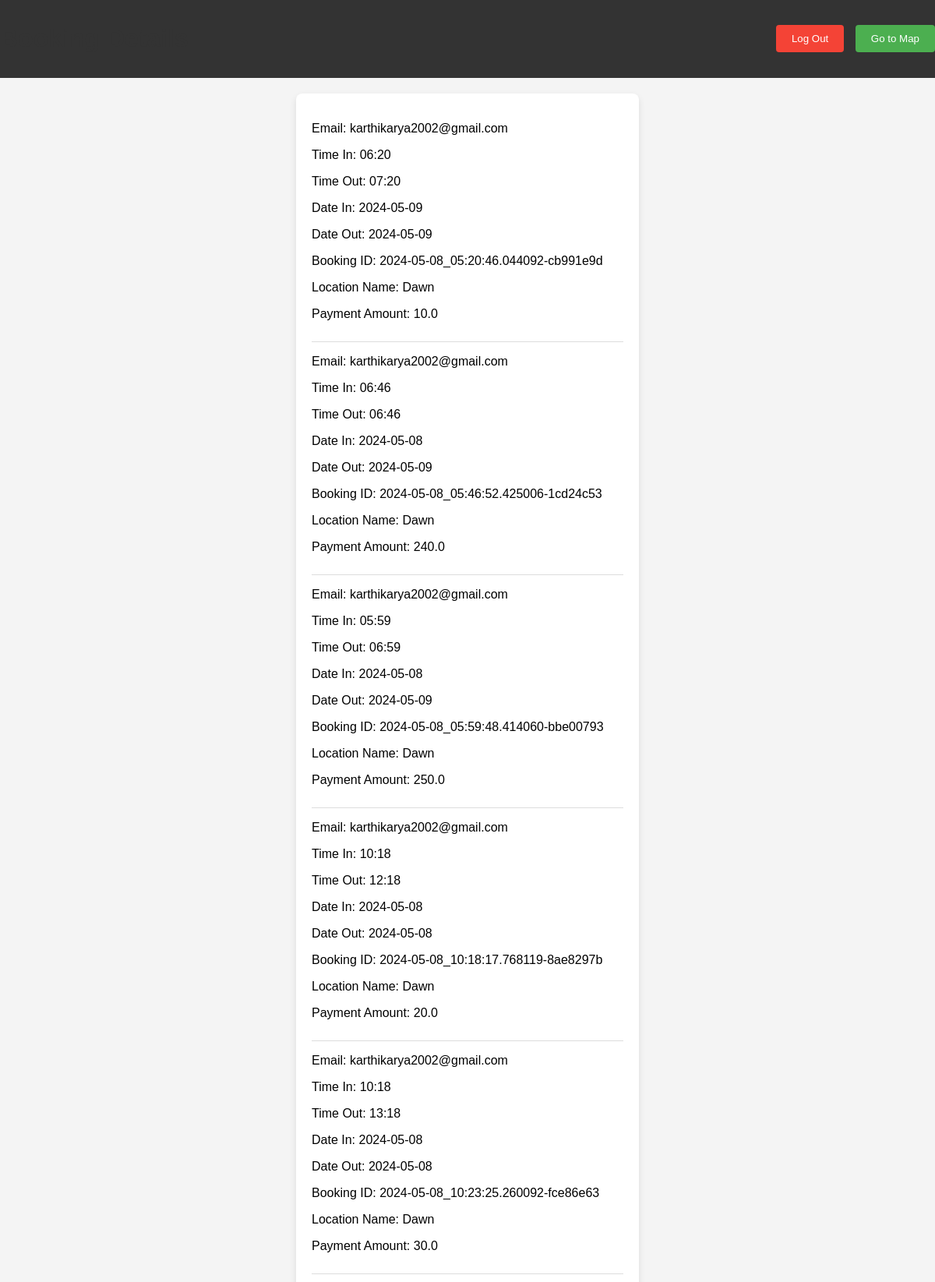
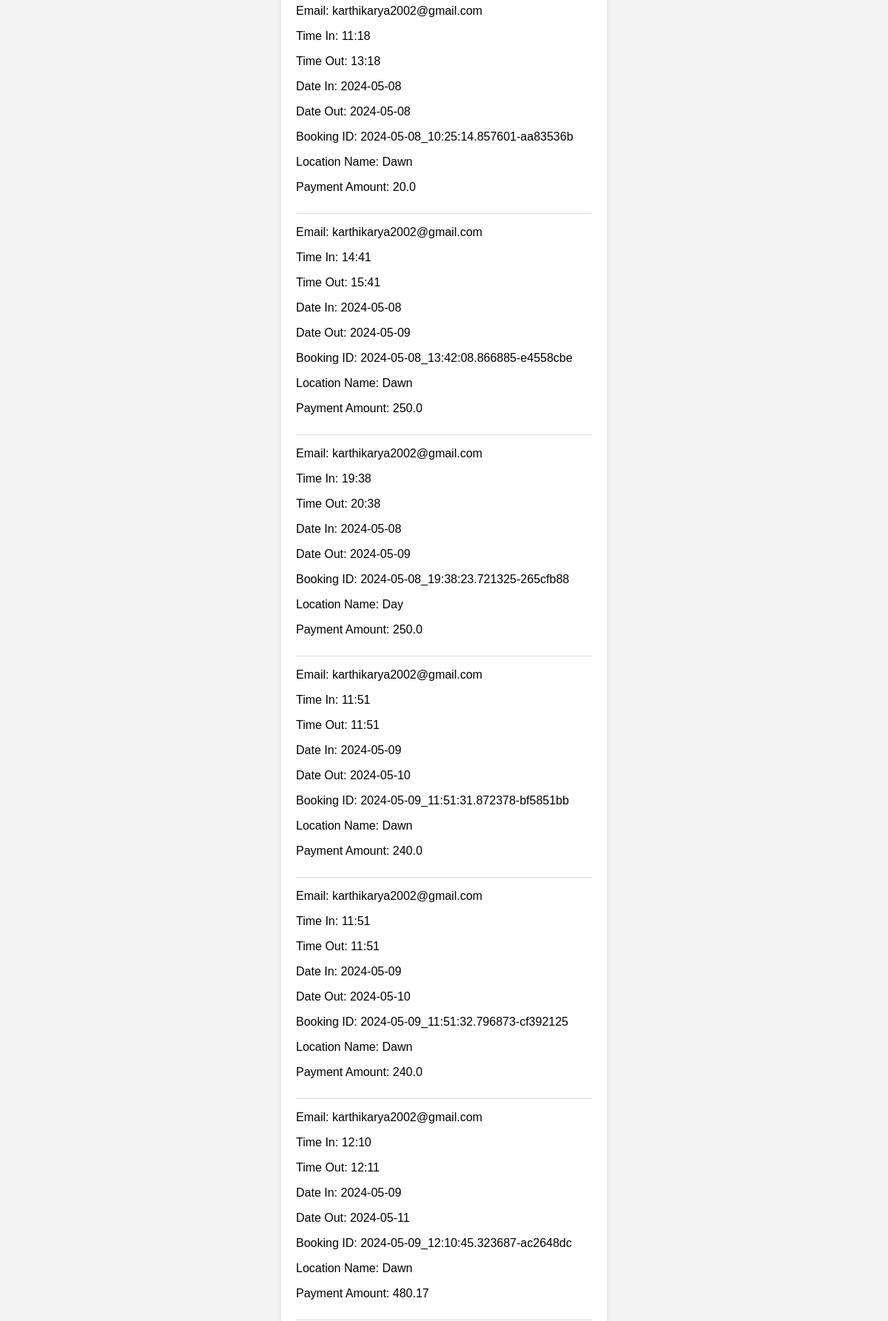
Screenshot of /booking_details (upper part) with the database file from the repository (2 pictures, top to bottom).
### tables this page shows
CREATE TABLE booking (
    booking_id TEXT PRIMARY KEY,
    email TEXT NOT NULL,
    time_in TIME NOT NULL,
    time_out TIME NOT NULL,
    date_in DATE NOT NULL,
    date_out DATE NOT NULL,
    manager TEXT,
    location_name TEXT NOT NULL,
    currency TEXT NOT NULL,
    payment_amount REAL NOT NULL,
    status TEXT NOT NULL DEFAULT 'pending'
);

### app.py (the view)
@app.route('/booking_details')
def booking_details():
    db = sqlite3.connect(app.config['DATABASE'])
    cursor = db.cursor()
    cursor.execute("SELECT * FROM booking")
    bookings = cursor.fetchall()
    db.close()
    return render_template('administrator dashboard.html', bookings=bookings)

### templates/administrator dashboard.html (shortened to what this page needs)
<!DOCTYPE html>
<html lang="en">
<head>
</head>
<body>
    <div class="navbar">
        <h1>Booking Details</h1>
        <div>
            <button class="logout-button" onclick="location.href='/logout';">Log Out</button>
            <button onclick="location.href='/map';">Go to Map</button>
        </div>
    </div>
    <div class="container">
        <ul>
            {% for booking in bookings %}
                <li>
                    <p>Email: {{ booking[1] }}</p>
                    <p>Time In: {{ booking[2] }}</p>
                    <p>Time Out: {{ booking[3] }}</p>
                    <p>Date In: {{ booking[4] }}</p>
                    <p>Date Out: {{ booking[5] }}</p>
                    <p>Booking ID: {{ booking[0] }}</p>
                    <p>Location Name: {{ booking[7] }}</p>
                    <p>Payment Amount: {{ booking[9] }}</p>
                </li>
            {% endfor %}
        </ul>
    </div>
</body>
</html>

### templates/administrator dashboard.html (style rules this page uses)
body { font-family: Arial, sans-serif; background-color: #f4f4f4; margin: 0; padding: 0; display: flex; flex-direction: column; align-items: center; min-height: 100vh; }
.navbar { background-color: #333; width: 100%; padding: 10px 0; display: flex; justify-content: space-between; align-items: center; }
.container { background-color: #fff; padding: 20px; border-radius: 8px; box-shadow: 0 4px 8px rgba(0, 0, 0, 0.1); width: 400px; margin-top: 20px; }
h1 { text-align: center; color: #333; }
ul { list-style-type: none; padding: 0; }
li { margin-bottom: 10px; border-bottom: 1px solid #ddd; padding-bottom: 10px; }
button { background-color: #4CAF50; color: white; padding: 10px 20px; border: none; border-radius: 4px; cursor: pointer; margin-left: 10px; }
.logout-button { background-color: #f44336; }

### rows the page displays
booking: email "karthikarya2002@gmail.com", time_in "06:20", time_out "07:20", date_in "2024-05-09", date_out "2024-05-09", booking_id "2024-05-08_05:20:46.044092-cb991e9d", location_name "Dawn", payment_amount "10.0"
booking: email "karthikarya2002@gmail.com", time_in "06:46", time_out "06:46", date_in "2024-05-08", date_out "2024-05-09", booking_id "2024-05-08_05:46:52.425006-1cd24c53", location_name "Dawn", payment_amount "240.0"
booking: email "karthikarya2002@gmail.com", time_in "05:59", time_out "06:59", date_in "2024-05-08", date_out "2024-05-09", booking_id "2024-05-08_05:59:48.414060-bbe00793", location_name "Dawn", payment_amount "250.0"
booking: email "karthikarya2002@gmail.com", time_in "10:18", time_out "12:18", date_in "2024-05-08", date_out "2024-05-08", booking_id "2024-05-08_10:18:17.768119-8ae8297b", location_name "Dawn", payment_amount "20.0"
booking: email "karthikarya2002@gmail.com", time_in "10:18", time_out "13:18", date_in "2024-05-08", date_out "2024-05-08", booking_id "2024-05-08_10:23:25.260092-fce86e63", location_name "Dawn", payment_amount "30.0"
booking: email "karthikarya2002@gmail.com", time_in "11:18", time_out "13:18", date_in "2024-05-08", date_out "2024-05-08", booking_id "2024-05-08_10:25:14.857601-aa83536b", location_name "Dawn", payment_amount "20.0"
booking: email "karthikarya2002@gmail.com", time_in "14:41", time_out "15:41", date_in "2024-05-08", date_out "2024-05-09", booking_id "2024-05-08_13:42:08.866885-e4558cbe", location_name "Dawn", payment_amount "250.0"
booking: email "karthikarya2002@gmail.com", time_in "19:38", time_out "20:38", date_in "2024-05-08", date_out "2024-05-09", booking_id "2024-05-08_19:38:23.721325-265cfb88", location_name "Day", payment_amount "250.0"
booking: email "karthikarya2002@gmail.com", time_in "11:51", time_out "11:51", date_in "2024-05-09", date_out "2024-05-10", booking_id "2024-05-09_11:51:31.872378-bf5851bb", location_name "Dawn", payment_amount "240.0"
booking: email "karthikarya2002@gmail.com", time_in "11:51", time_out "11:51", date_in "2024-05-09", date_out "2024-05-10", booking_id "2024-05-09_11:51:32.796873-cf392125", location_name "Dawn", payment_amount "240.0"
booking: email "karthikarya2002@gmail.com", time_in "12:10", time_out "12:11", date_in "2024-05-09", date_out "2024-05-11", booking_id "2024-05-09_12:10:45.323687-ac2648dc", location_name "Dawn", payment_amount "480.17"
